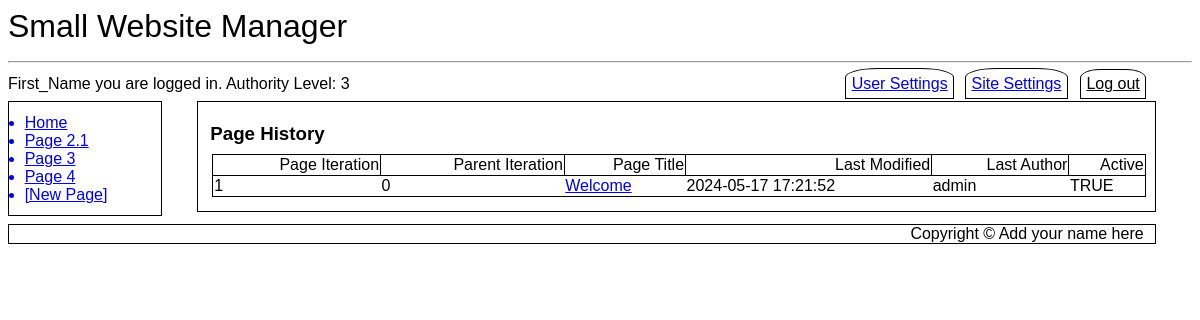
Page /pagehistory.php?pageID=1 (signed in) on the committed database.
### tables this page shows
CREATE TABLE `SubMenus` (
  `MenuID` int(11) NOT NULL,
  `LinkID` int(11) NOT NULL,
  `Page_ID` int(11) NOT NULL DEFAULT 0,
  `Menu_Entry` varchar(20) NOT NULL,
  `Title` varchar(500) NOT NULL,
  `Active` tinyint(1) NOT NULL DEFAULT 1
);

CREATE TABLE `Cust_Pages` (
  `Page_ID` int(11) NOT NULL,
  `Page_Iteration` int(11) NOT NULL,
  `Parent_Iteration` int(11) NOT NULL DEFAULT 0,
  `Title` text NOT NULL,
  `Body` text NOT NULL,
  `Last_Modified` datetime NOT NULL DEFAULT current_timestamp(),
  `Last_Author` int(11) NOT NULL
);

CREATE TABLE `Users` (
  `ID` int(11) NOT NULL,
  `First_Name` varchar(250) NOT NULL,
  `Last_Name` varchar(250) NOT NULL,
  `eMail` varchar(1000) NOT NULL,
  `User_Name` varchar(1000) NOT NULL,
  `Password` varchar(100) NOT NULL,
  `Activate_Pass` varchar(100) DEFAULT NULL,
  `Change_Pass` varchar(100) DEFAULT NULL,
  `Change_Pass_Expire` datetime DEFAULT NULL,
  `Forgot_Pass` varchar(100) DEFAULT NULL,
  `Forgot_Pass_Expire` datetime DEFAULT NULL,
  `DateTime_Joined` datetime NOT NULL,
  `Last_Logged` datetime NOT NULL DEFAULT current_timestamp(),
  `Authority_Level` tinyint(4) DEFAULT 1,
  `Active` tinyint(1) NOT NULL DEFAULT 0
);

### pagehistory.php (the view, shortened to what this page needs)
<?php
include ("db_connect.inc");
include ("header.inc");
include ("navbar.inc");
echo "<article id='main'>";
if ( isset($_SESSION['first_name']) AND isset($_SESSION['user_name']) AND $_SESSION['auth_lev']==3 ) {
	echo "<h3>Page History</h3>";
	if ($_GET["pageID"]) {
		$pageID=$_GET["pageID"];
		echo "<table class='news'>\r\n";
		echo "<tr><th>Page Iteration</th><th>Parent Iteration</th><th>Page Title</th><th>Last Modified</th><th>Last Author</th><th>Active</th></tr>";
		$query1 = "SELECT Cust_Pages.Page_Iteration, Cust_Pages.Parent_Iteration, Cust_Pages.Title, Cust_Pages.Last_Modified, Users.User_Name FROM Cust_Pages LEFT JOIN Users ON Cust_Pages.Last_Author=Users.ID WHERE Cust_Pages.Page_ID=$pageID ORDER BY Page_Iteration ASC";
		$result1 = mysqli_query($cxn,$query1) or die ("Couldn't execute query.");
		$query2="SELECT Cust_Pages_DATA.Page_Iteration FROM Cust_Pages_DATA WHERE Cust_Pages_DATA.Page_ID=$pageID AND Cust_Pages_DATA.Active=1;";
		$result2 = mysqli_query($cxn,$query2) or die ("Couldn't execute query.");
		$row2 = mysqli_fetch_assoc($result2);
		while($row1 = mysqli_fetch_assoc($result1))
		{
			if ($row1['Page_Iteration'] == $row2['Page_Iteration']) {
				echo "<tr><td>{$row1['Page_Iteration']}</td><td>{$row1['Parent_Iteration']}</td><td><a href=\"index.php?page={$row1['Title']}\">{$row1['Title']}</a></td><td>{$row1['Last_Modified']}</td><td>{$row1['User_Name']}</td><td>TRUE</td></tr>";
			} else {
				echo "<tr><td>{$row1['Page_Iteration']}</td><td>{$row1['Parent_Iteration']}</td><td><a href=\"index.php?pageID={$pageID}&iteration={$row1['Page_Iteration']}\">{$row1['Title']}</a></td><td>{$row1['Last_Modified']}</td><td>{$row1['User_Name']}</td><td>FALSE</td></tr>";
			}
		}
		echo  "</table>\r\n";
	} else {
		echo "<div class='error'>Error: Thread not specified</div>";
	}
} else {
	echo "<div class=\"error\">Restricted Area. You need administrative priviledges to access this page.</div>";
}
echo "</article>\r\n";
include ("footer.inc");
?>

### navbar.inc
<nav id="vnav1">
<?php
$query = "SELECT Menu_Entry, Title FROM SubMenus WHERE MenuID='1' AND Active=1 ORDER BY LinkID ASC LIMIT 10";
$result = mysqli_query($cxn,$query) or die ("Couldn't execute query.");
while($row = mysqli_fetch_assoc($result))
{
	$menuEntry = $row['Menu_Entry'];
	$pageTitle = $row['Title'];
	$pageTitle = preg_replace('/ /', '_', $pageTitle);
	echo "<a href='$pageTitle'>$menuEntry</a>\r\n";
}
if ($_SESSION['auth_lev'] == 3 AND isset($_SESSION['first_name']) AND isset($_SESSION['user_name']) ) {
	echo "<a class='newpage' href='newpage.php'>[New Page]</a>\r\n";
}
?>
</nav>

### style.css (style rules this page uses)
* { font-family: Arial, sans-serif; box-sizing: border-box; }
h1, h2, h3 { padding: 0%; margin-top: 1%; margin-bottom: 1%; }
article#main { margin-left:16%; width: 81%; float:none; border: 1px solid black; padding: 1%; }
nav#vnav1 { width:13%; float:left; border: 1px solid black; padding: 1%; clear: both; margin-top: 0%; }
nav#vnav1 a { display: list-item; list-style-type: disc; margin-left: 3%; }
table.news { border: 1px solid black; width: 100%; margin: 2px; margin-bottom: 5px; padding: 10px; border-collapse: collapse; text-align: left; border: 1px solid black; margin: 2px; }
th { border: 1px solid black; font-weight: normal; text-align: right; }

### rows in the picture
submenus: Menu_Entry "Home"
submenus: Menu_Entry "Page 2.1"
submenus: Menu_Entry "Page 3"
submenus: Menu_Entry "Page 4"
cust_pages: Page_Iteration "1", Parent_Iteration "0", Title "Welcome", Last_Modified "2024-05-17 17:21:52", users.User_Name "admin"

### other values in the picture
$websiteName "Small Website Manager"
$_SESSION['first_name'] "First_Name"
$_SESSION['auth_lev'] "3"
